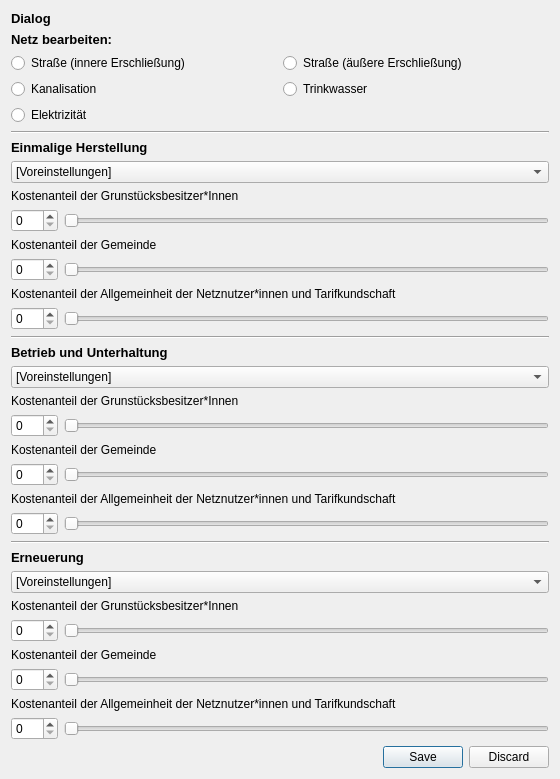
          <widget class="QWidget" name="scrollAreaWidgetContents_4">
           <property name="geometry">
            <rect>
             <x>0</x>
             <y>-246</y>
             <width>560</width>
             <height>768</height>
            </rect>
           </property>
           <layout class="QVBoxLayout" name="verticalLayout_7">
            <item>
             <widget class="QLabel" name="label_4">
              <property name="font">
               <font>
                <pointsize>10</pointsize>
                <weight>75</weight>
                <bold>true</bold>
               </font>
              </property>
              <property name="text">
               <string>Dialog</string>
              </property>
             </widget>
            </item>
            <item>
             <widget class="QLabel" name="label_62">
              <property name="sizePolicy">
               <sizepolicy hsizetype="Preferred" vsizetype="Fixed">
                <horstretch>0</horstretch>
                <verstretch>0</verstretch>
               </sizepolicy>
              </property>
              <property name="font">
               <font>
                <pointsize>10</pointsize>
                <weight>75</weight>
                <bold>true</bold>
               </font>
              </property>
              <property name="text">
               <string>Netz bearbeiten:</string>
              </property>
             </widget>
            </item>
            <item>
             <layout class="QGridLayout" name="gridLayout_5">
              <item row="0" column="0">
               <widget class="QRadioButton" name="radioButton_12">
                <property name="text">
                 <string>Straße (innere Erschließung)</string>
                </property>
               </widget>
              </item>
              <item row="1" column="0">
               <widget class="QRadioButton" name="radioButton_13">
                <property name="text">
                 <string>Kanalisation</string>
                </property>
               </widget>
              </item>
              <item row="0" column="1">
               <widget class="QRadioButton" name="radioButton_15">
                <property name="text">
                 <string>Straße (äußere Erschließung)</string>
                </property>
               </widget>
              </item>
              <item row="1" column="1">
               <widget class="QRadioButton" name="radioButton_14">
                <property name="text">
                 <string>Trinkwasser</string>
                </property>
               </widget>
              </item>
              <item row="2" column="0">
               <widget class="QRadioButton" name="radioButton_16">
                <property name="text">
                 <string>Elektrizität</string>
                </property>
               </widget>
              </item>
             </layout>
            </item>
            <item>
             <widget class="Line" name="line_9">
              <property name="orientation">
               <enum>Qt::Horizontal</enum>
              </property>
             </widget>
            </item>
            <item>
             <widget class="QLabel" name="label_58">
              <property name="sizePolicy">
               <sizepolicy hsizetype="Preferred" vsizetype="Fixed">
                <horstretch>0</horstretch>
                <verstretch>0</verstretch>
               </sizepolicy>
              </property>
              <property name="font">
               <font>
                <pointsize>10</pointsize>
                <weight>75</weight>
                <bold>true</bold>
               </font>
              </property>
              <property name="text">
               <string>Einmalige Herstellung</string>
              </property>
             </widget>
            </item>
            <item>
             <widget class="QComboBox" name="comboBox">
              <item>
               <property name="text">
                <string>[Voreinstellungen]</string>
               </property>
              </item>
              <item>
               <property name="text">
                <string>Investoren / Grundstücksbesitzer zahlen alles</string>
               </property>
              </item>
              <item>
               <property name="text">
                <string>Kommune zahlt alles</string>
               </property>
              </item>
              <item>
               <property name="text">
                <string>Beiträge nach §127 BauGB</string>
               </property>
              </item>
              <item>
               <property name="text">
                <string>benutzerdefinierte Einstellungen</string>
               </property>
              </item>
             </widget>
            </item>
            <item>
             <widget class="QLabel" name="label_59">
              <property name="sizePolicy">
               <sizepolicy hsizetype="Preferred" vsizetype="Fixed">
                <horstretch>0</horstretch>
                <verstretch>0</verstretch>
               </sizepolicy>
              </property>
              <property name="text">
               <string>Kostenanteil der Grunstücksbesitzer*Innen</string>
              </property>
             </widget>
            </item>
            <item>
             <layout class="QHBoxLayout" name="horizontalLayout">
              <item>
               <widget class="QSpinBox" name="spinBox_12">
                <property name="sizePolicy">
                 <sizepolicy hsizetype="Fixed" vsizetype="Fixed">
                  <horstretch>0</horstretch>
                  <verstretch>0</verstretch>
                 </sizepolicy>
                </property>
                <property name="maximum">
                 <number>100</number>
                </property>
               </widget>
              </item>
              <item>
               <widget class="QSlider" name="horizontalSlider_9">
                <property name="orientation">
                 <enum>Qt::Horizontal</enum>
                </property>
               </widget>
              </item>
             </layout>
            </item>
            <item>
             <widget class="QLabel" name="label_60">
              <property name="sizePolicy">
               <sizepolicy hsizetype="Preferred" vsizetype="Fixed">
                <horstretch>0</horstretch>
                <verstretch>0</verstretch>
               </sizepolicy>
              </property>
              <property name="text">
               <string>Kostenanteil der Gemeinde</string>
              </property>
             </widget>
            </item>
            <item>
             <layout class="QHBoxLayout" name="horizontalLayout_5">
              <item>
               <widget class="QSpinBox" name="spinBox_13">
                <property name="sizePolicy">
                 <sizepolicy hsizetype="Fixed" vsizetype="Fixed">
                  <horstretch>0</horstretch>
                  <verstretch>0</verstretch>
                 </sizepolicy>
                </property>
                <property name="maximum">
                 <number>100</number>
                </property>
               </widget>
              </item>
              <item>
               <widget class="QSlider" name="horizontalSlider_10">
                <property name="orientation">
                 <enum>Qt::Horizontal</enum>
                </property>
               </widget>
              </item>
             </layout>
            </item>
            <item>
             <widget class="QLabel" name="label_61">
              <property name="sizePolicy">
               <sizepolicy hsizetype="Preferred" vsizetype="Fixed">
                <horstretch>0</horstretch>
                <verstretch>0</verstretch>
               </sizepolicy>
              </property>
              <property name="text">
               <string>Kostenanteil der Allgemeinheit der Netznutzer*innen und Tarifkundschaft</string>
              </property>
             </widget>
            </item>
            <item>
             <layout class="QHBoxLayout" name="horizontalLayout_6">
              <item>
               <widget class="QSpinBox" name="spinBox_21">
                <property name="sizePolicy">
                 <sizepolicy hsizetype="Fixed" vsizetype="Fixed">
                  <horstretch>0</horstretch>
                  <verstretch>0</verstretch>
                 </sizepolicy>
                </property>
                <property name="maximum">
                 <number>100</number>
                </property>
               </widget>
              </item>
              <item>
               <widget class="QSlider" name="horizontalSlider_11">
                <property name="orientation">
                 <enum>Qt::Horizontal</enum>
                </property>
               </widget>
              </item>
             </layout>
            </item>
            <item>
             <widget class="Line" name="line_12">
              <property name="orientation">
               <enum>Qt::Horizontal</enum>
              </property>
             </widget>
            </item>
            <item>
             <widget class="QLabel" name="label_63">
              <property name="sizePolicy">
               <sizepolicy hsizetype="Preferred" vsizetype="Fixed">
                <horstretch>0</horstretch>
                <verstretch>0</verstretch>
               </sizepolicy>
              </property>
              <property name="font">
               <font>
                <pointsize>10</pointsize>
                <weight>75</weight>
                <bold>true</bold>
               </font>
              </property>
              <property name="text">
               <string>Betrieb und Unterhaltung</string>
              </property>
             </widget>
            </item>
            <item>
             <widget class="QComboBox" name="comboBox_2">
              <item>
               <property name="text">
                <string>[Voreinstellungen]</string>
               </property>
              </item>
              <item>
               <property name="text">
                <string>Investoren / Grundstücksbesitzer zahlen alles</string>
               </property>
              </item>
              <item>
               <property name="text">
                <string>Kommune zahlt alles</string>
               </property>
              </item>
              <item>
               <property name="text">
                <string>Beiträge nach §127 BauGB</string>
               </property>
              </item>
              <item>
               <property name="text">
                <string>benutzerdefinierte Einstellungen</string>
               </property>
              </item>
             </widget>
            </item>
            <item>
             <widget class="QLabel" name="label_66">
              <property name="sizePolicy">
               <sizepolicy hsizetype="Preferred" vsizetype="Fixed">
                <horstretch>0</horstretch>
                <verstretch>0</verstretch>
               </sizepolicy>
              </property>
              <property name="text">
               <string>Kostenanteil der Grunstücksbesitzer*Innen</string>
              </property>
             </widget>
            </item>
            <item>
             <layout class="QHBoxLayout" name="horizontalLayout_9">
              <item>
               <widget class="QSpinBox" name="spinBox_32">
                <property name="sizePolicy">
                 <sizepolicy hsizetype="Fixed" vsizetype="Fixed">
                  <horstretch>0</horstretch>
                  <verstretch>0</verstretch>
                 </sizepolicy>
                </property>
                <property name="maximum">
                 <number>100</number>
                </property>
               </widget>
              </item>
              <item>
               <widget class="QSlider" name="horizontalSlider_22">
                <property name="orientation">
                 <enum>Qt::Horizontal</enum>
                </property>
               </widget>
              </item>
             </layout>
            </item>
            <item>
             <widget class="QLabel" name="label_65">
              <property name="sizePolicy">
               <sizepolicy hsizetype="Preferred" vsizetype="Fixed">
                <horstretch>0</horstretch>
                <verstretch>0</verstretch>
               </sizepolicy>
              </property>
              <property name="text">
               <string>Kostenanteil der Gemeinde</string>
              </property>
             </widget>
            </item>
            <item>
             <layout class="QHBoxLayout" name="horizontalLayout_8">
              <item>
               <widget class="QSpinBox" name="spinBox_31">
                <property name="sizePolicy">
                 <sizepolicy hsizetype="Fixed" vsizetype="Fixed">
                  <horstretch>0</horstretch>
                  <verstretch>0</verstretch>
                 </sizepolicy>
                </property>
                <property name="maximum">
                 <number>100</number>
                </property>
               </widget>
              </item>
              <item>
               <widget class="QSlider" name="horizontalSlider_21">
                <property name="orientation">
                 <enum>Qt::Horizontal</enum>
                </property>
               </widget>
              </item>
             </layout>
            </item>
            <item>
             <widget class="QLabel" name="label_64">
              <property name="sizePolicy">
               <sizepolicy hsizetype="Preferred" vsizetype="Fixed">
                <horstretch>0</horstretch>
                <verstretch>0</verstretch>
               </sizepolicy>
              </property>
              <property name="text">
               <string>Kostenanteil der Allgemeinheit der Netznutzer*innen und Tarifkundschaft</string>
              </property>
             </widget>
            </item>
            <item>
             <layout class="QHBoxLayout" name="horizontalLayout_7">
              <item>
               <widget class="QSpinBox" name="spinBox_30">
                <property name="sizePolicy">
                 <sizepolicy hsizetype="Fixed" vsizetype="Fixed">
                  <horstretch>0</horstretch>
                  <verstretch>0</verstretch>
                 </sizepolicy>
                </property>
                <property name="maximum">
                 <number>100</number>
                </property>
               </widget>
              </item>
              <item>
               <widget class="QSlider" name="horizontalSlider_20">
                <property name="orientation">
                 <enum>Qt::Horizontal</enum>
                </property>
               </widget>
              </item>
             </layout>
            </item>
            <item>
             <widget class="Line" name="line_13">
              <property name="orientation">
               <enum>Qt::Horizontal</enum>
              </property>
             </widget>
            </item>
            <item>
             <widget class="QLabel" name="label_67">
              <property name="sizePolicy">
               <sizepolicy hsizetype="Preferred" vsizetype="Fixed">
                <horstretch>0</horstretch>
                <verstretch>0</verstretch>
               </sizepolicy>
              </property>
              <property name="font">
               <font>
                <pointsize>10</pointsize>
                <weight>75</weight>
                <bold>true</bold>
               </font>
              </property>
              <property name="text">
               <string>Erneuerung</string>
              </property>
             </widget>
            </item>
            <item>
             <widget class="QComboBox" name="comboBox_3">
              <item>
               <property name="text">
                <string>[Voreinstellungen]</string>
               </property>
              </item>
              <item>
               <property name="text">
                <string>Investoren / Grundstücksbesitzer zahlen alles</string>
               </property>
              </item>
              <item>
               <property name="text">
                <string>Kommune zahlt alles</string>
               </property>
              </item>
              <item>
               <property name="text">
                <string>Beiträge nach §127 BauGB</string>
               </property>
              </item>
              <item>
               <property name="text">
                <string>benutzerdefinierte Einstellungen</string>
               </property>
              </item>
             </widget>
            </item>
            <item>
             <widget class="QLabel" name="label_69">
              <property name="sizePolicy">
               <sizepolicy hsizetype="Preferred" vsizetype="Fixed">
                <horstretch>0</horstretch>
                <verstretch>0</verstretch>
               </sizepolicy>
              </property>
              <property name="text">
               <string>Kostenanteil der Grunstücksbesitzer*Innen</string>
              </property>
             </widget>
            </item>
            <item>
             <layout class="QHBoxLayout" name="horizontalLayout_12">
              <item>
               <widget class="QSpinBox" name="spinBox_35">
                <property name="sizePolicy">
                 <sizepolicy hsizetype="Fixed" vsizetype="Fixed">
                  <horstretch>0</horstretch>
                  <verstretch>0</verstretch>
                 </sizepolicy>
                </property>
                <property name="maximum">
                 <number>100</number>
                </property>
               </widget>
              </item>
              <item>
               <widget class="QSlider" name="horizontalSlider_25">
                <property name="orientation">
                 <enum>Qt::Horizontal</enum>
                </property>
               </widget>
              </item>
             </layout>
            </item>
            <item>
             <widget class="QLabel" name="label_68">
              <property name="sizePolicy">
               <sizepolicy hsizetype="Preferred" vsizetype="Fixed">
                <horstretch>0</horstretch>
                <verstretch>0</verstretch>
               </sizepolicy>
              </property>
              <property name="text">
               <string>Kostenanteil der Gemeinde</string>
              </property>
             </widget>
            </item>
            <item>
             <layout class="QHBoxLayout" name="horizontalLayout_11">
              <item>
               <widget class="QSpinBox" name="spinBox_34">
                <property name="sizePolicy">
                 <sizepolicy hsizetype="Fixed" vsizetype="Fixed">
                  <horstretch>0</horstretch>
                  <verstretch>0</verstretch>
                 </sizepolicy>
                </property>
                <property name="maximum">
                 <number>100</number>
                </property>
               </widget>
              </item>
              <item>
               <widget class="QSlider" name="horizontalSlider_24">
                <property name="orientation">
                 <enum>Qt::Horizontal</enum>
                </property>
               </widget>
              </item>
             </layout>
            </item>
            <item>
             <widget class="QLabel" name="label_70">
              <property name="sizePolicy">
               <sizepolicy hsizetype="Preferred" vsizetype="Fixed">
                <horstretch>0</horstretch>
                <verstretch>0</verstretch>
               </sizepolicy>
              </property>
              <property name="text">
               <string>Kostenanteil der Allgemeinheit der Netznutzer*innen und Tarifkundschaft</string>
              </property>
             </widget>
            </item>
            <item>
             <layout class="QHBoxLayout" name="horizontalLayout_10">
              <item>
               <widget class="QSpinBox" name="spinBox_33">
                <property name="sizePolicy">
                 <sizepolicy hsizetype="Fixed" vsizetype="Fixed">
                  <horstretch>0</horstretch>
                  <verstretch>0</verstretch>
                 </sizepolicy>
                </property>
                <property name="maximum">
                 <number>100</number>
                </property>
               </widget>
              </item>
              <item>
               <widget class="QSlider" name="horizontalSlider_23">
                <property name="orientation">
                 <enum>Qt::Horizontal</enum>
                </property>
               </widget>
              </item>
             </layout>
            </item>
            <item>
             <widget class="QDialogButtonBox" name="buttonBox_2">
              <property name="standardButtons">
               <set>QDialogButtonBox::Discard|QDialogButtonBox::Save</set>
              </property>
             </widget>
            </item>
           </layout>
          </widget>
